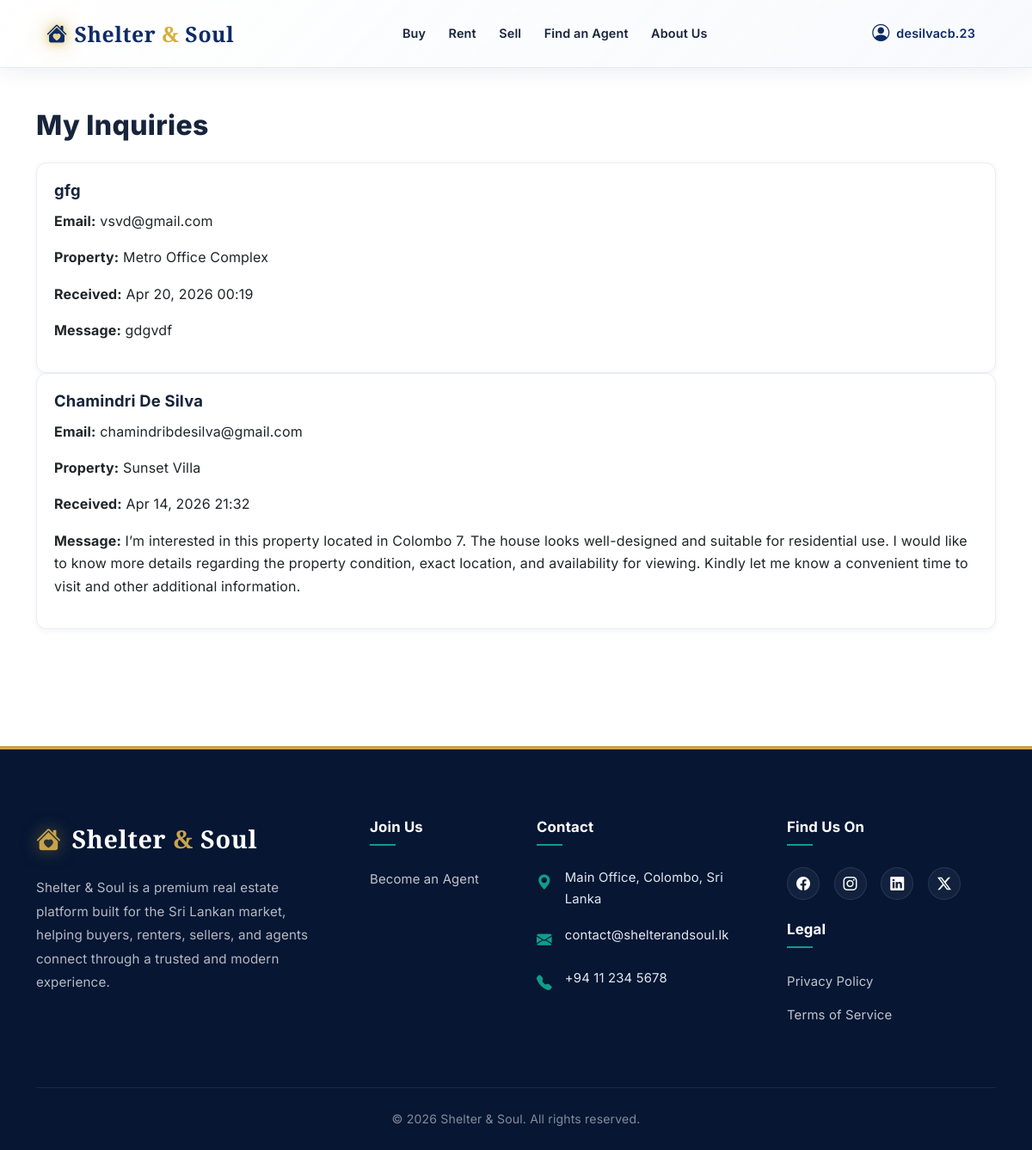
The app's page /inquiries/ (signed in), older data.
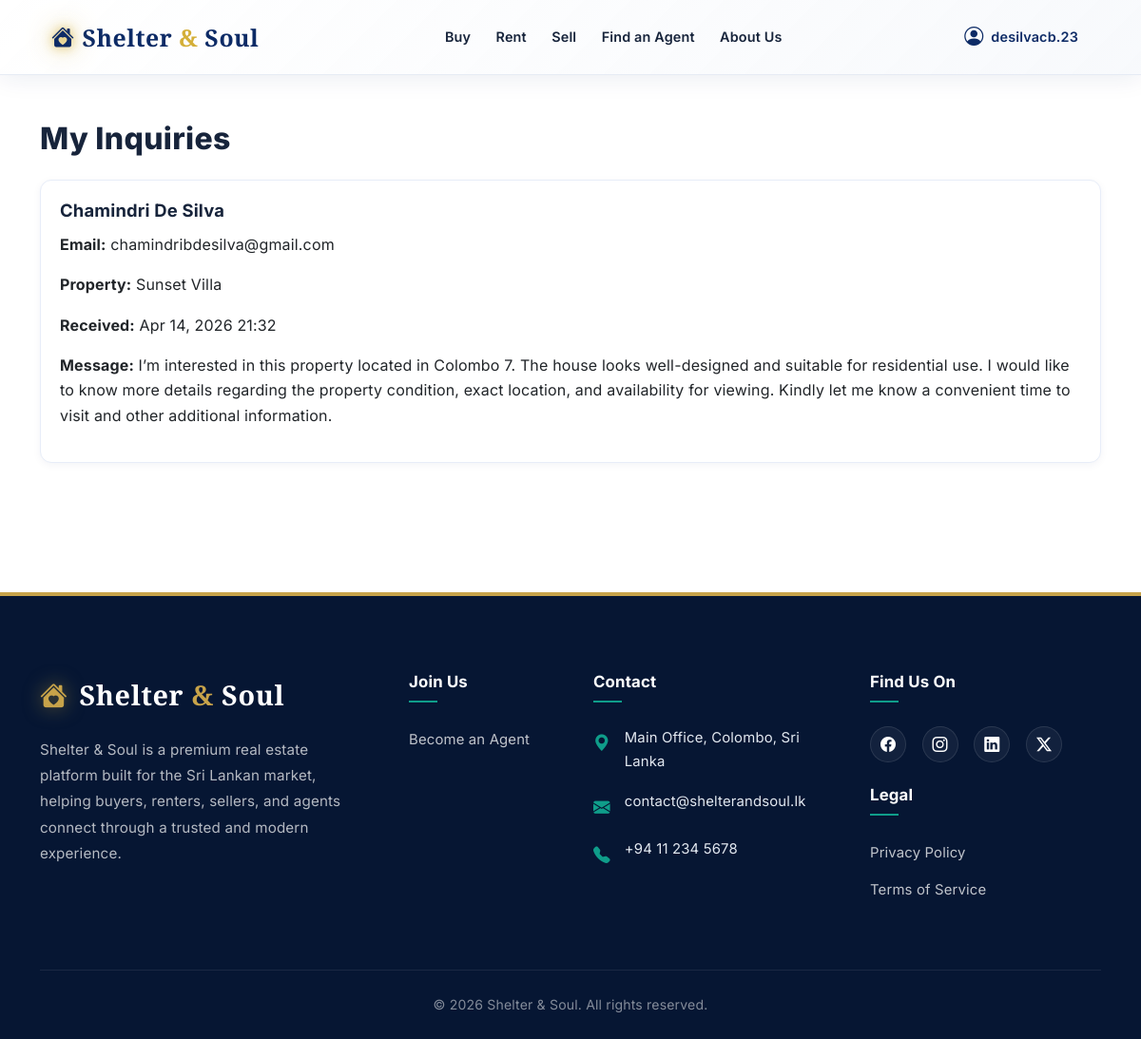
The same page, newer data.
### listings/models.py (models this page shows, shortened)
class Inquiry(models.Model):
    property = models.ForeignKey(Property, on_delete=models.CASCADE, related_name="inquiries")
    user = models.ForeignKey(User, on_delete=models.SET_NULL, null=True, blank=True)
    name = models.CharField(max_length=150, default="Unknown")
    email = models.EmailField(default="unknown@example.com")
    message = models.TextField()
    created_at = models.DateTimeField(auto_now_add=True)

class Property(models.Model):
    LISTING_CATEGORIES = [
        ("Sell", "Sell"),
        ("Rent", "Rent"),
    ]
    PROPERTY_TYPES = [
        ("Residential", "Residential"),
        ("Apartment", "Apartment"),
        ("Commercial", "Commercial"),
        ("Land", "Land"),
    ]
    SIZE_UNITS = [
        ("sqft", "sqft"),
        ("acres", "Acres"),
        ("perch", "Perch"),
    ]
    name = models.CharField(max_length=255)
    location = models.CharField(max_length=255)
    price = models.DecimalField(max_digits=10, decimal_places=2)
    listing_category = models.CharField(max_length=20, choices=LISTING_CATEGORIES, default="Sell")
    property_type = models.CharField(
        max_length=100,
        choices=PROPERTY_TYPES,
        default="Residential"
    )
    description = models.TextField()
    number_of_rooms = models.PositiveIntegerField(null=True, blank=True)
    number_of_bathrooms = models.PositiveIntegerField(null=True, blank=True)
    size_sqft = models.DecimalField("Size", max_digits=12, decimal_places=2, null=True, blank=True)
    size_unit = models.CharField(max_length=20, choices=SIZE_UNITS, default="sqft")
    walkthrough_video = models.FileField(upload_to="", null=True, blank=True)
    video_url = models.URLField(blank=True)
    address = models.CharField(max_length=255, blank=True)
    latitude = models.DecimalField(max_digits=9, decimal_places=6, null=True, blank=True)
    longitude = models.DecimalField(max_digits=9, decimal_places=6, null=True, blank=True)
    owner = models.ForeignKey(User, on_delete=models.SET_NULL, null=True, blank=True, related_name="properties")

### listings/views.py (the view)
# urls.py: path("inquiries/", views.view_inquiries, name="view_inquiries"),
@login_required
def view_inquiries(request):
    inquiries = Inquiry.objects.filter(user=request.user).order_by("-id")
    return render(request, "listings/view_inquiries.html", {"inquiries": inquiries})

### listings/context_processors.py (called while the page is built)
def seller_permissions(request):
    user = getattr(request, "user", None)
    can_post = False
    if user and user.is_authenticated:
        has_approved_lead = user.sell_leads.filter(status="Approved").exists()
        profile, _ = UserProfile.objects.get_or_create(user=user)
        if profile.can_post_property != has_approved_lead:
            profile.can_post_property = has_approved_lead
            profile.save(update_fields=["can_post_property"])
        can_post = has_approved_lead
    return {"user_can_post_property": can_post}

### listings/templates/listings/view_inquiries.html
{% extends "listings/base.html" %}
{% block content %}
<h2 class="mb-4">My Inquiries</h2>
{% if inquiries %}
<div class="card-grid">
    {% for inquiry in inquiries %}
    <div class="card">
        <div class="card-body">
            <h3>{{ inquiry.name }}</h3>
            <p><strong>Email:</strong> {{ inquiry.email }}</p>
            <p><strong>Property:</strong> {{ inquiry.property.name }}</p>
            <p><strong>Received:</strong> {{ inquiry.created_at|date:"M d, Y H:i" }}</p>
            <p><strong>Message:</strong> {{ inquiry.message }}</p>
        </div>
    </div>
    {% endfor %}
</div>
{% else %}
<p>No inquiries have been submitted yet.</p>
{% endif %}
{% endblock %}

Row changes from the older to the newer data that the page shows:
removed Inquiry: name "gfg", email "vsvd@gmail.com", property.name "Metro Office Complex", created_at "Apr 20, 2026 00:19", message "gdgvdf"
